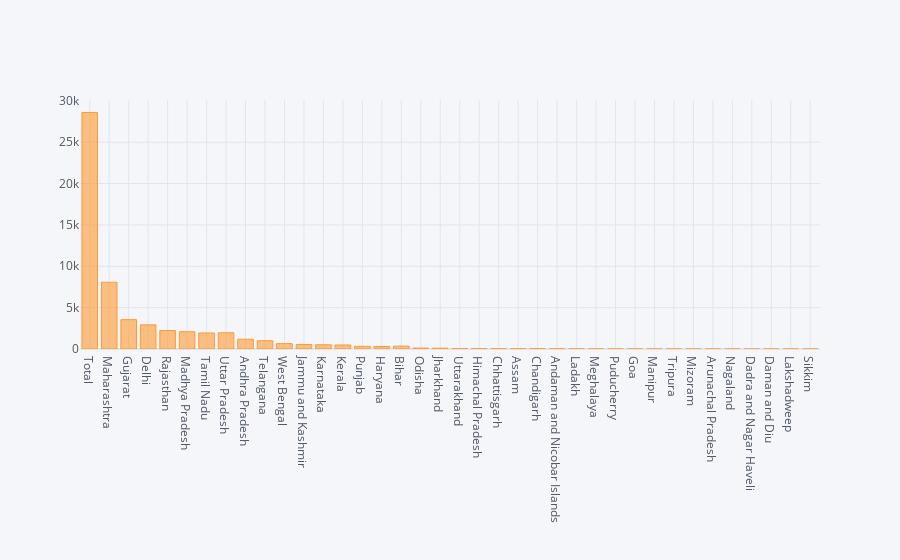

Notebook cell for this chart:
### Markdown cell above
# Graphical Representation (Plotly Visualisation)

### Code cell
df.iplot(kind='bar',x="State",y="Confirmed")

### Figure 1 — Plotly figure (JSON) as saved in the notebook; plotly's stock layout.template omitted (floating-point values rounded to 4 significant figures)
{"data": [{"marker": {"color": "rgba(255, 153, 51, 0.6)", "line": {"color": "rgba(255, 153, 51, 1.0)", "width": 1}}, "name": "Confirmed", "orientation": "v", "text": "", "type": "bar", "x": ["Total", "Maharashtra", "Gujarat", "Delhi", "Rajasthan", "Madhya Pradesh", "Tamil Nadu", "Uttar Pradesh", "Andhra Pradesh", "Telangana", "West Bengal", "Jammu and Kashmir", "Karnataka", "Kerala", "Punjab", "Haryana", "Bihar", "Odisha", "Jharkhand", "Uttarakhand", "Himachal Pradesh", "Chhattisgarh", "Assam", "Chandigarh", "Andaman and Nicobar Islands", "Ladakh", "Meghalaya", "Puducherry", "Goa", "Manipur", "Tripura", "Mizoram", "Arunachal Pradesh", "Nagaland", "Dadra and Nagar Haveli", "Daman and Diu", "Lakshadweep", "Sikkim"], "y": [28596, 8068, 3548, 2918, 2234, 2090, 1937, 1960, 1177, 1003, 649, 546, 512, 482, 322, 301, 345, 111, 98, 51, 40, 37, 36, 45, 33, 20, 12, 8, 7, 2, 2, 1, 1, 0, 0, 0, 0, 0]}], "layout": {"legend": {"bgcolor": "#F5F6F9", "font": {"color": "#4D5663"}}, "paper_bgcolor": "#F5F6F9", "plot_bgcolor": "#F5F6F9", "title": {"font": {"color": "#4D5663"}}, "xaxis": {"gridcolor": "#E1E5ED", "showgrid": true, "tickfont": {"color": "#4D5663"}, "title": {"font": {"color": "#4D5663"}, "text": ""}, "zerolinecolor": "#E1E5ED"}, "yaxis": {"gridcolor": "#E1E5ED", "showgrid": true, "tickfont": {"color": "#4D5663"}, "title": {"font": {"color": "#4D5663"}, "text": ""}, "zerolinecolor": "#E1E5ED"}}}
